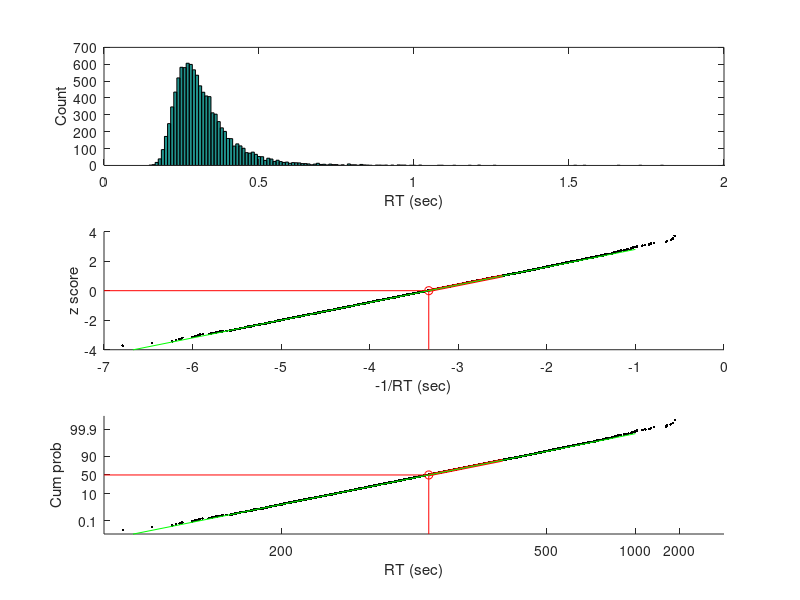
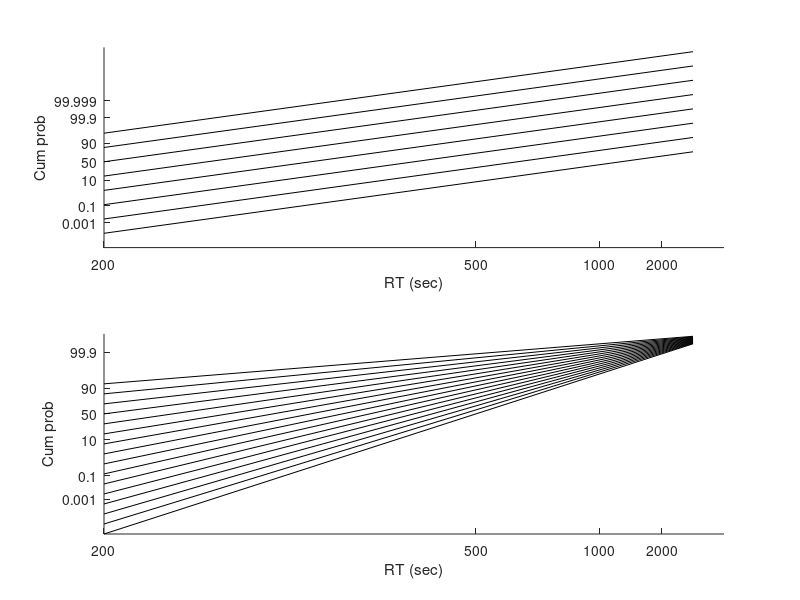

Here is the MATLAB script that generated these plots, in order:
 % laterTutorial_modelParameters
%
% Script for examining LATER model parameters
%
% Recall that the idea behind the LATER (Linear Approach to Threshold
%  with Ergodic Rate) model is that a saccadic decision is made when a
%  "ballistic" decision variable rises from a starting value to an ending
%  value at a constant ("ergodic") rate that is fixed for a particular
%  saccadic decision but varies as a Gaussian across decisions reaches a
%  fixed threshold.
%
% Because the rate of rise is distributed as a Gaussian, and the distance
%  traveled by the decision variable is fixed, we know that the amount of
%  time, representing the reaction time (RT), is just:
%
%  RT = distance / rate
%
% And thus RT is distributed as 1/rate, or an inverse Gaussian -- which is
%  the primary empirical observation that the LATER model was developed to
%  explain.
%
% Copyright 2019 by Joshua I. Gold, University of Pennsylvania

%% Plot an example
%
%
figure

% The only two parameters in the later model are:
% 1. The mean value of the distribution of rise times (assume the standard
%     deviation=1 -- it turns out that if you change this, you can just
%     re-scale the other two parameters to get an equivalent model where
%     this value=1, so it can be just set to 1 by convention)
%
%     Pick a value that we happen to know will give us reasonable RT
%     predictions
muR = 4;
stdR = 1;

% 2. The distance from the starting point to the threshold;\
%
%     Again, pick a value that we happen to know will give us reasonable RT
%     predictions
deltaS = 1.2;

% Now we can simulate an RT distribution by picking from the rise-time
%  distribution a whole bunch of times:
N = 10000;
RT = deltaS./normrnd(muR, stdR, N, 1);

% Plot the histogram
subplot(3,1,1);
hist(RT, 0:0.01:2.0);
xlim([0 2.0]);
xlabel('RT (sec)');
ylabel('Count');

% Compute reciprobit values
xValues = -1./sort(RT);
yValues = norminv(((1:N)./N)',0,1);

% Plot it as a reciprobit, but don't relabel the axes
subplot(3,1,2); cla reset; hold on;
plot(xValues, yValues, 'k.');
xlm = get(gca, 'XLim');
ylm = get(gca, 'YLim');
axis([xlm ylm]);
xlabel('-1/RT (sec)')
ylabel('z score');

% Plot it as a reciprobit, and relabel the axes
subplot(3,1,3); cla reset; hold on;
plot(xValues, yValues, 'k.');
axis([xlm ylm]);

XTickLabels = [200 500 1000 2000];
XTickValues = -1000./XTickLabels;

% Y-axis labels are probabilities associated with the z-scores
YTickLabels = [0.1 10 50 90 99.9];
YTickValues = norminv(YTickLabels./100,0,1);

set(gca, ...
   'YTick',        YTickValues,          ...
   'YTickLabel',   YTickLabels,          ...
   'XTick',        XTickValues,          ...
   'XTickLabel',   XTickLabels);
xlabel('RT (sec)');
ylabel('Cum prob');

% Now instead of a simulation, use the analytic solution. Remember that:
%  1. The x-axis of the reciprobit plot is labeled as RT, so the numbers
%     are sensible, but what is really plotted is -1/RT
%  2. The y-axis is labeled as probability but really is z-score (note the
%     scaling)
%  3. And of course, the point of the LATER model is that:
%     RT = deltaS/riseRate, or
%     -1/RT = -riseRate/deltaS, where
%     -riseRate ~N(-muR, stdR), or, equivalently,
%     -1/RT ~N(-muR/deltaS, 1/deltaS)
%
%  Now let's visualize this better on each plot:
for xx = 1:2
   
   % For each plot
   subplot(3,1,xx+1);
   
   %  The y-axis is the z-score of a random variable (-1/RT)
   %     that is distributed as a Gausian with mean -muR/deltaS, and thus the
   %     z-score = 0 at its mean value, which we can see here:
   xIntercept = -muR/deltaS;
   plot([xlm(1) xIntercept], [0 0], 'r-')
   plot([xIntercept xIntercept], [ylm(1) 0], 'r-')
   plot(xIntercept, 0, 'ro');
   
   % And every increment in z-score on the y-axis is, by definition of
   %     z-score, an incrememnt of the std
   plot([xIntercept xIntercept+1/deltaS], [0 1], 'r-', 'LineWidth', 2)
   
   % In other words, on the reciprobit plot, the analytic solultion to the
   % LATER model is just a stright line, with:
   %  x-intercept = -muR/deltaS
   %  1/slope = 1/deltaS
   %
   % Or:
   %  y-intercept = muR
   %  slope = deltaS
   xRT = [0.1 1.0];
   reci_xRT = -1./xRT;
   plot(reci_xRT, reci_xRT.*deltaS + muR, 'g-');
end

%% Vary muR and deltaS and visualize the effects
%
%
figure

xRT      = [0.2 4.0];
reci_xRT = -1./xRT;
muRs     = 1:8;
deltaSs  = 0.5:0.1:2.0;

% Vary muR, fixed deltaS
subplot(2,1,1); cla reset; hold on;
for mm = 1:length(muRs)
   
   % These are shifted versions of each other
   plot(reci_xRT, reci_xRT.*deltaS + muRs(mm), 'k-');
end

% Vary deltaS, fixed muR
subplot(2,1,2); cla reset; hold on;
for dd = 1:length(deltaSs)
   
   % These are "swiveled" versions of each other, converging at the
   % y-intercept (equivalent to infinite RT)
   plot(reci_xRT, reci_xRT.*deltaSs(dd) + muR, 'k-');
end

% Label the axes
for xx = 1:2
   subplot(2,1,xx);
   
   XTickLabels = [200 500 1000 2000];
   XTickValues = -1000./XTickLabels;
   
   % Y-axis labels are probabilities associated with the z-scores
   YTickLabels = [.001 0.1 10 50 90 99.9 99.999];
   YTickValues = norminv(YTickLabels./100,0,1);
   
   set(gca, ...
      'YTick',        YTickValues,          ...
      'YTickLabel',   YTickLabels,          ...
      'XTick',        XTickValues,          ...
      'XTickLabel',   XTickLabels);
   xlabel('RT (sec)');
   ylabel('Cum prob');
end